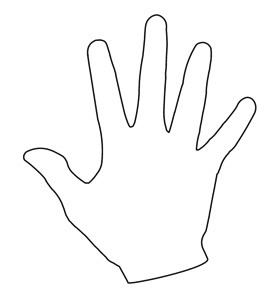
#> input picture img/hand.jpg, 269 x 295 px, given in place of the camera
$ python linetracer.py
#> lines starting #> are read from the running program, lines starting #| are printed output that depends on the picture; after the words box and inside, x2 and y2 are one past the last pixel; in counts of white or black regions, pixels touching at a corner belong together
import cv2
import numpy as np

#opencv로 히스토그램 출력 코드
def draw_histogram(image):
    hist = cv2.calcHist([image], [0], None, [256], [0,256])
    hist_img = np.full((300,256), 255, dtype=np.uint8)

    cv2.normalize(hist, hist, 0, 300, cv2.NORM_MINMAX)

    for a, b in enumerate(hist):
        cv2.line(hist_img, (a, 300), (a, 300-int(b)), 0)

    return hist_img

cap = cv2.VideoCapture(0)
# 캠 창 크기
cap.set(cv2.CAP_PROP_FRAME_WIDTH, 640)
cap.set(cv2.CAP_PROP_FRAME_HEIGHT, 480)
#ROI 좌표 설정
x, y, w, h = 0, 0, 640, 320

if cap.isOpened():
    while True:
        ret, img = cap.read()
#> img is the input picture: shape (295, 269, 3); min 0, max 255, mean 249.1
        if not ret:
            print('no frame')
            break

        key = cv2.waitKey(1)
#> (key q is pressed here)

        # 평탄화된 영상
        gray_img = cv2.cvtColor(img, cv2.COLOR_BGR2GRAY)
        equal_img = cv2.equalizeHist(gray_img)
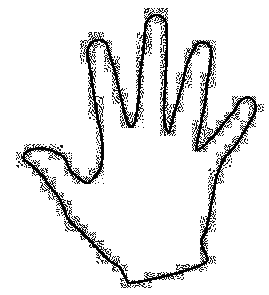
#> equal_img: shape (295, 269); min 0, max 255, mean 231.8
        equal_color = cv2.cvtColor(equal_img, cv2.COLOR_GRAY2BGR)

        # ROI 설정
        roi = equal_img[y:y+h, x:x+w]

        # 컨투어 검출
        _, th = cv2.threshold(roi, 127, 255, cv2.THRESH_BINARY_INV)
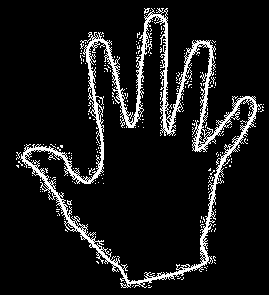
#> th: shape (295, 269); 9.6% white in thin lines or dots, all inside (x1, y1, x2, y2) = (16, 8, 264, 288)
        contours, _ = cv2.findContours(th, cv2.RETR_EXTERNAL, cv2.CHAIN_APPROX_SIMPLE)
#> contours = 134 contours, 133 with area under 20; largest, box (x1, y1, x2, y2) and area: (20, 8, 262, 288) 29910

        if contours:
            contour = max(contours, key=cv2.contourArea)  # 가장 큰 컨투어 사용
#> contour = contour of 1849 points, box (x1, y1, x2, y2) (20, 8, 262, 288), area 29910
            epsilon = 0.05 * cv2.arcLength(contour, True)
#> epsilon = 146.8
            approx = cv2.approxPolyDP(contour, epsilon, True)
#> approx = [[167, 8], [121, 287]]
            approx += np.array([[x, y]])  # ROI 기준 → 전체 이미지 기준으로 보정

            # 컨투어 그리기 (equal_color에)
            cv2.drawContours(equal_color, [approx], -1, (0, 255, 0), 2)

        # ROI 사각형 그리기
        cv2.rectangle(equal_color, (x, y), (x + w, y + h), (0, 0, 255), 2)
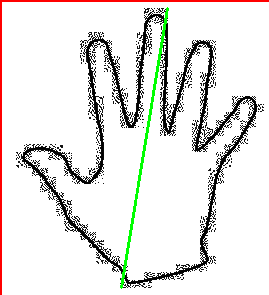
#> equal_color: shape (295, 269, 3); mean B, G, R 225.8, 228.5, 229.4

        # 최종 출력
        cv2.imshow('Equalized with ROI and Contour', equal_color)

        # q키 입력시 종료
        if key == ord('q') or key == ord('Q'):
            break

        # s키 입력시 캡쳐
        elif key == ord('s') or key == ord('S'):
            roi_gray = gray_img[y:y+h, x:x+w]
            cv2.imwrite('C:/Users/405/projects/opencv_tutorial/03_opencv/img/capture.jpg', roi_gray)
            print('사진저장됨')

            hist_img = draw_histogram(roi_gray)
            cv2.imshow('Histogram', hist_img)

else:
    print("can't open camera.")

cap.release()
cv2.destroyAllWindows()

$ run again, on img/shapes.png
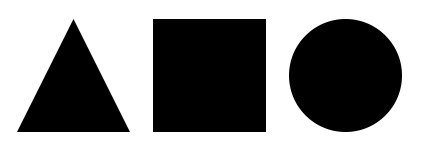
#> input picture img/shapes.png, 423 x 150 px, given in place of the camera
#> img is the input picture: shape (150, 423, 3); min 0, max 255, mean 137.7
#> `_, th = cv2.threshold(roi, 127, 255, cv2.THRESH_BINARY_INV)`:
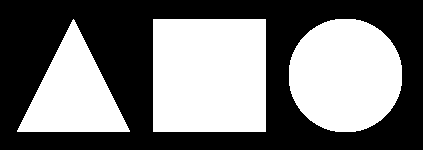
#> th: shape (150, 423); 46.5% white; 3 white regions
#> contours = 3 contours; box (x1, y1, x2, y2) and area: (153, 19, 266, 132) 12544, (289, 19, 402, 132) 10048, (17, 19, 130, 132) 6328
#> contour = [[153, 19], [153, 131], [265, 131], [265, 19]]
#> epsilon = 22.4
#> approx = [[153, 19], [153, 131], [265, 131], [265, 19]]
#> `cv2.rectangle(equal_color, (x, y), (x + w, y + h), (0, 0, 255), 2)`:
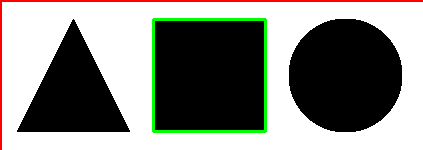
#> equal_color: shape (150, 423, 3); mean B, G, R 130.2, 135.5, 134.8

$ run again, on img/shapes_donut.png
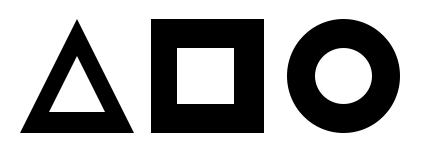
#> input picture img/shapes_donut.png, 421 x 154 px, given in place of the camera
#> img is the input picture: shape (154, 421, 3); min 0, max 255, mean 167.6
#> `_, th = cv2.threshold(roi, 127, 255, cv2.THRESH_BINARY_INV)`:
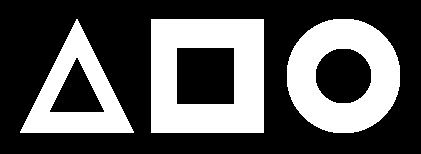
#> th: shape (154, 421); 35% white; 3 white regions
#> contours = 3 contours; box (x1, y1, x2, y2) and area: (151, 19, 264, 133) 12656, (287, 19, 400, 133) 10148, (20, 19, 134, 133) 6441
#> contour = [[151, 19], [151, 132], [263, 132], [263, 19]]
#> epsilon = 22.5
#> approx = [[151, 19], [151, 132], [263, 132], [263, 19]]
#> `cv2.rectangle(equal_color, (x, y), (x + w, y + h), (0, 0, 255), 2)`:
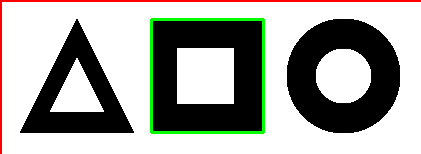
#> equal_color: shape (154, 421, 3); mean B, G, R 159.4, 164.7, 164
